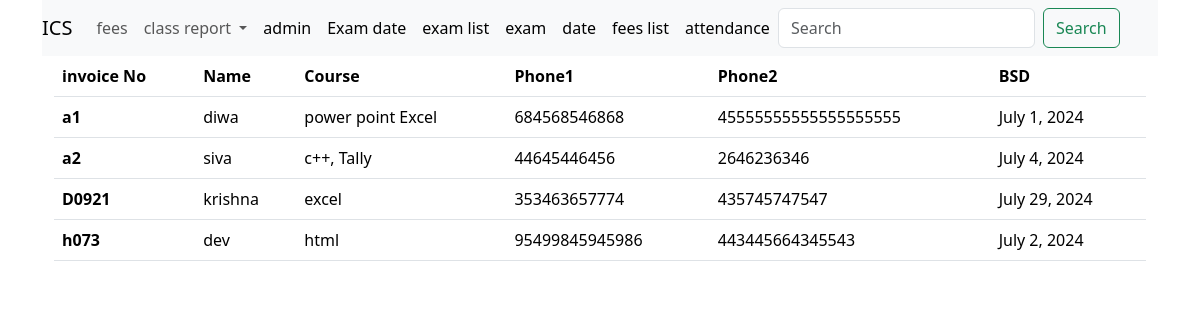
Page /list on the committed database.
### booking/models.py (models this page shows, shortened)
class Student(models.Model):
    Invoiceno=models.TextField(max_length=5)
    Name=models.TextField(max_length=40)
    Course_course=models.ForeignKey(Course, models.CASCADE)
    Batchtime=models.CharField(choices=time, max_length=20)
    BSD=models.DateField()
    phone1=models.TextField(max_length=50)
    phone2=models.TextField(max_length=50)
    Place=models.TextField(max_length=50)
    BED=models.DateField(max_length=50)
    Status=models.CharField(choices=status, max_length=50)

class Course(models.Model):
    course=models.TextField(max_length=5)
    def __str__(self):
        return self.course

### booking/views.py (the view)
# urls.py: path("list",views.list,name="list"),
def list(request):
    done=Student.objects.all()
    data ={
        "done":done,
    }
    return render(request,"list.html",data)

### booking/templates/list.html (shortened to what this page needs)
{% extends 'theme.html' %}
{% load static %}
{% block content %}
<!DOCTYPE html>
<html lang="en">
<head>
</head>
<body>
    <div class="container">
        <table class="table">
            <thead>
              <tr>
                <th scope="col">invoice No</th>
                <th scope="col">Name</th>
                <th scope="col">Course</th>
                <th scope="col">Phone1</th>
                <th scope="col">Phone2</th>
                <th scope="col">BSD</th>
              </tr>
            </thead>
            {% for a in done %}
          <tr>
            <th scope="row">{{a.Invoiceno}}</th>
            <td>{{a.Name}}</td>
            <td>{{a.Course_course}}</td>
            <td>{{a.phone1}}</td>
            <td>{{a.phone2}}</td>
            <td>{{a.BSD}}</td>
          </tr>
          {% endfor %}
            </table>
    </div>
</body>
</html>
{% endblock %}

### rows in the picture
Student: Invoiceno "a1", Name "diwa", Course_course "power point Excel", phone1 "684568546868", phone2 "45555555555555555555", BSD "July 1, 2024"
Student: Invoiceno "a2", Name "siva", Course_course "c++, Tally", phone1 "44645446456", phone2 "2646236346", BSD "July 4, 2024"
Student: Invoiceno "D0921", Name "krishna", Course_course "excel", phone1 "353463657774", phone2 "435745747547", BSD "July 29, 2024"
Student: Invoiceno "h073", Name "dev", Course_course "html", phone1 "95499845945986", phone2 "443445664345543", BSD "July 2, 2024"
